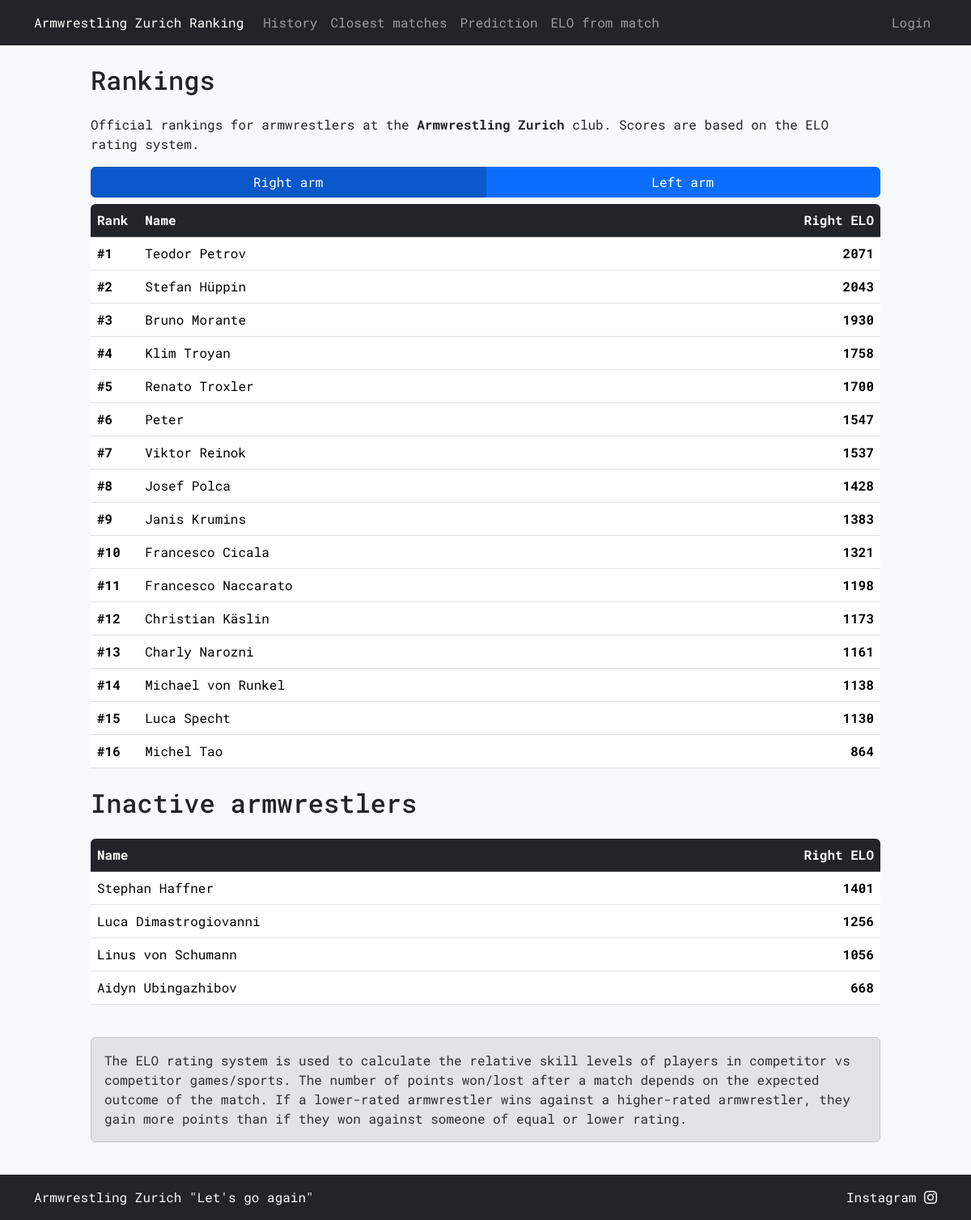
The page / on the database its author committed.
### tables this page shows
CREATE TABLE "armwrestlers" ( 
    id INTEGER PRIMARY KEY AUTOINCREMENT,
    name TEXT NOT NULL,
    right_elo INTEGER NOT NULL,
    left_elo INTEGER NOT NULL,
    added_by TEXT NOT NULL,
    active_until DATE NOT NULL,
    last_edited_by TEXT,
    FOREIGN KEY (added_by) REFERENCES users(username)
);

### armelo_app.py (the view)
@app.route("/")
@app.route("/<any(right, left):arm>")
def ranking(arm='right'):
    order_by = 'right_elo' if arm == 'right' else 'left_elo'
    active_armwrestlers = db_execute('''SELECT DENSE_RANK() OVER (ORDER BY {0} DESC) AS rank, id, name, {0} FROM armwrestlers WHERE active_until >= DATE('now')'''.format(order_by))
    inactive_armwrestlers = db_execute('''SELECT id, name, {0} FROM armwrestlers WHERE active_until < DATE('now') ORDER BY {0} DESC'''.format(order_by))
    username = session.get('username')
    return render_template('ranking.html', active_armwrestlers=active_armwrestlers, inactive_armwrestlers=inactive_armwrestlers, username=username, arm=arm)

### armelo_app.py (called while the page is built)
def get_db():
    db = getattr(g, '_database', None)
    if db is None:
        db = g._database = sqlite3.connect(DATABASE)
    return db

def db_execute(query, *args):
    db = get_db()
    cur = db.cursor()
    cur.execute(query, args)
    if query.strip().upper().startswith(("SELECT", "WITH")):
        rv = cur.fetchall()
        cur.close()
        return rv
    else:
        db.commit()
        cur.close()

@app.context_processor
def inject_user():
    username = session.get('username')
    return dict(username=username)

### templates/ranking.html (shortened to what this page needs)
{% extends "layout.html" %}
{% block content %}
<h2 class="mb-4">Rankings</h2>
<p>Official rankings for armwrestlers at the <strong>Armwrestling Zurich</strong> club. Scores are based on the ELO rating system.</p>
<div class="btn-group btn-group-toggle mb-2 w-100" data-toggle="buttons">
    <a href="{{ url_for('ranking', arm='right') }}"
       class="btn btn-primary w-50 {{ 'active' if arm == 'right' else '' }}" role="button" aria-pressed="{{ 'true' if arm == 'right' else 'false' }}">Right arm</a>
    <a href="{{ url_for('ranking', arm='left') }}"
       class="btn btn-primary w-50 {{ 'active' if arm == 'left' else '' }}" role="button" aria-pressed="{{ 'true' if arm == 'left' else 'false' }}">Left arm</a>
</div>
<div class="table-responsive rounded mb-2">
    <table class="table">
        <thead class="table-dark">
            <tr>
                <th style="width: 5%;">Rank</th>
                <th style="width: 75%;">Name</th>
                <th class="text-end text-nowrap" style="width: 10%;">{{ "Right ELO" if arm == 'right' else "Left ELO" }}</th>
            </tr>
        </thead>
        <tbody>
            {% for armwrestler in active_armwrestlers %}
            <tr>
                <td style="width: 5%;"><strong>#{{ armwrestler[0] }}</strong></td>
                <td style="width: 75%;">{{ armwrestler[2] }}</td>
                <td style="width: 10%;" class="text-end"><strong>{{ armwrestler[3] }}</strong></td>
            </tr>
            {% endfor %}
        </tbody>
    </table>
</div>
<h2 class="mb-4">Inactive armwrestlers</h2>
<div class="table-responsive rounded mb-4">
    <table class="table">
        <thead class="table-dark">
            <tr>
                <th style="width: 75%;">Name</th>
                <th class="text-end text-nowrap" style="width: 10%;">{{ "Right ELO" if arm == 'right' else "Left ELO" }}</th>
            </tr>
        </thead>
        <tbody>
            {% for armwrestler in inactive_armwrestlers %}
            <tr>
                <td style="width: 75%;">{{ armwrestler[1] }}</td>
                <td style="width: 10%;" class="text-end"><strong>{{ armwrestler[2] }}</strong></td>
            </tr>
            {% endfor %}
        </tbody>
    </table>
</div>
<div class="alert alert-secondary" role="alert">
    The ELO rating system is used to calculate the relative skill levels of players in competitor vs competitor games/sports.
    The number of points won/lost after a match depends on the expected outcome of the match.
    If a lower-rated armwrestler wins against a higher-rated armwrestler, they gain more points than if they won against someone of equal or lower rating.
</div>
{% endblock %}

### templates/layout.html (shortened to what this page needs)
<!doctype html>
<html lang="en">
    <head>
        <link href="https://cdn.jsdelivr.net/npm/bootstrap@5.3.3/dist/css/bootstrap.min.css" rel="stylesheet">
        <link href="https://cdn.jsdelivr.net/npm/bootstrap-icons@1.11.3/font/bootstrap-icons.css" rel="stylesheet">
        <link href="/static/styles.css" rel="stylesheet">
    </head>
    <body class="bg-light">
        {% if username %}
        <nav class="navbar navbar-expand-xxl navbar-dark bg-dark">
        {% else %}
        <nav class="navbar navbar-expand-lg navbar-dark bg-dark">
        {% endif %}
            <div class="container">
                <a class="navbar-brand fs-6" href="{{ url_for('ranking') }}">Armwrestling Zurich Ranking</a>
                <div class="collapse navbar-collapse" id="navbarNavAltMarkup">
                    <div class="navbar-nav">
                            <a class="nav-link text-nowrap" href="{{ url_for('history') }}">History</a>
                            <a class="nav-link text-nowrap" href="{{ url_for('closest_matches') }}">Closest matches</a>
                            <a class="nav-link text-nowrap" href="{{ url_for('prediction') }}">Prediction</a>
                            <a class="nav-link text-nowrap" href="{{ url_for('elo_from_match') }}">ELO from match</a>
                    </div>
                    <div class="navbar-nav ms-auto">
                        {% if username %}
                            <a class="nav-link disabled text-nowrap">{{ username }}</a>
                            <a class="nav-link text-nowrap" href="{{ url_for('logout') }}">Logout</a>
                        {% else %}
                            <a class="nav-link text-nowrap" href="{{ url_for('login') }}">Login</a>
                        {% endif %}
                    </div>
                </div>
            </div>
        </nav>
        <div class="container my-4 col-lg-10">
            <div class="row justify-content-center">
                <div style="max-width: 1200px;">
                    {% block content %}{% endblock %}
                </div>
            </div>
        </div>
        <footer class="footer mt-auto py-3 bg-dark">
            <div class="container text-light">
                <div class="d-flex flex-column flex-md-row justify-content-between">
                    <div class="mb-2 mb-md-0">Armwrestling Zurich "Let's go again"</div>
                    <a href="https://www.instagram.com/armwrestlingzurich" target="_blank" class="mb-1 mb-md-0 text-decoration-none text-light">
                        Instagram <i class="bi bi-instagram"></i>
                    </a>
                </div>
            </div>
        </footer>
    </body>
</html>

### static/styles.css (style rules this page uses)
* { font-family: 'Roboto Mono', monospace; }
html, body { height: 100%; scrollbar-width: none; -ms-overflow-style: none; }
body { display: flex; flex-direction: column; }
.navbar-brand { transition: opacity 0.15s ease; }

### rows shown on the page
armwrestlers: armwrestler "1", name "Teodor Petrov", right_elo "2071"
armwrestlers: armwrestler "2", name "Stefan Hüppin", right_elo "2043"
armwrestlers: armwrestler "3", name "Bruno Morante", right_elo "1930"
armwrestlers: armwrestler "4", name "Klim Troyan", right_elo "1758"
armwrestlers: armwrestler "5", name "Renato Troxler", right_elo "1700"
armwrestlers: armwrestler "6", name "Peter", right_elo "1547"
armwrestlers: armwrestler "7", name "Viktor Reinok", right_elo "1537"
armwrestlers: armwrestler "8", name "Josef Polca", right_elo "1428"
armwrestlers: armwrestler "9", name "Janis Krumins", right_elo "1383"
armwrestlers: armwrestler "10", name "Francesco Cicala", right_elo "1321"
armwrestlers: armwrestler "11", name "Francesco Naccarato", right_elo "1198"
armwrestlers: armwrestler "12", name "Christian Käslin", right_elo "1173"
armwrestlers: armwrestler "13", name "Charly Narozni", right_elo "1161"
armwrestlers: armwrestler "14", name "Michael von Runkel", right_elo "1138"
armwrestlers: armwrestler "15", name "Luca Specht", right_elo "1130"
armwrestlers: armwrestler "16", name "Michel Tao", right_elo "864"
armwrestlers: name "Stephan Haffner", right_elo "1401"
armwrestlers: name "Luca Dimastrogiovanni", right_elo "1256"
armwrestlers: name "Linus von Schumann", right_elo "1056"
armwrestlers: name "Aidyn Ubingazhibov", right_elo "668"

### other values the page prints
{{ "Right ELO" if arm == 'right' else "Left ELO" }} "Right ELO"
